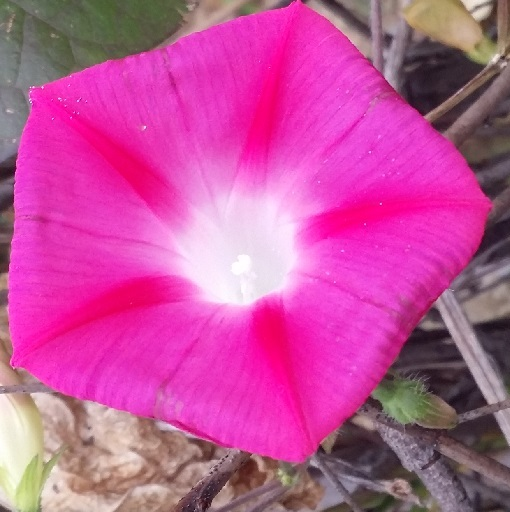
#> input picture data/flower.jpg, 510 x 512 px
$ python 0713.py
#> lines starting #> are read from the running program, lines starting #| are printed output that depends on the picture
# 0713.py
import cv2
import numpy as np
#1
def floodFillPostProcess(src, diff=(2,2,2)):
    img = src.copy()
    rows, cols = img.shape[:2]
    mask   = np.zeros(shape=(rows+2, cols+2), dtype=np.uint8)
    for y in range(rows):
        for x in range(cols):
            if mask[y+1, x+1] == 0:
                r = np.random.randint(256)
                g = np.random.randint(256)
                b = np.random.randint(256)
                cv2.floodFill(img,mask,(x,y),(b,g,r),diff,diff)
    return img
#2
src = cv2.imread('./data/flower.jpg')
#> src is the input picture: shape (512, 510, 3); mean B, G, R 154.9, 82, 193.8
hsv = cv2.cvtColor(src, cv2.COLOR_BGR2HSV)
#> hsv: shape (512, 510, 3); mean H, S, V 130, 136.5, 194.4
dst  = floodFillPostProcess(src)
#> after the loop in floodFillPostProcess, `for y in range(rows):`:
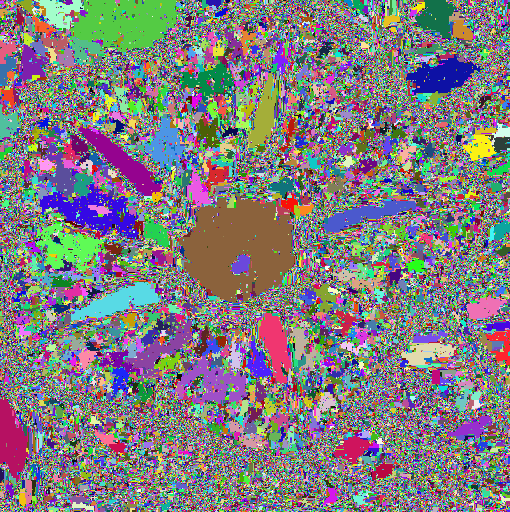
#> img: shape (512, 510, 3); mean B, G, R 127.4, 123.9, 127.5
dst2 = floodFillPostProcess(hsv)
#> after the loop in floodFillPostProcess (call 2), `for y in range(rows):`: img: shape (512, 510, 3); mean H, S, V 124.6, 125.7, 125.5
cv2.imshow('src',src)
cv2.imshow('hsv',hsv)
cv2.imshow('dst',dst)
cv2.imshow('dst2',dst2)
#3
res = cv2.pyrMeanShiftFiltering(src, sp=5, sr=20, maxLevel=4)
dst3 = floodFillPostProcess(res)
#> call 3 of floodFillPostProcess, with diff = (2, 2, 2)
#> after the loop in floodFillPostProcess (call 3), `for y in range(rows):`:
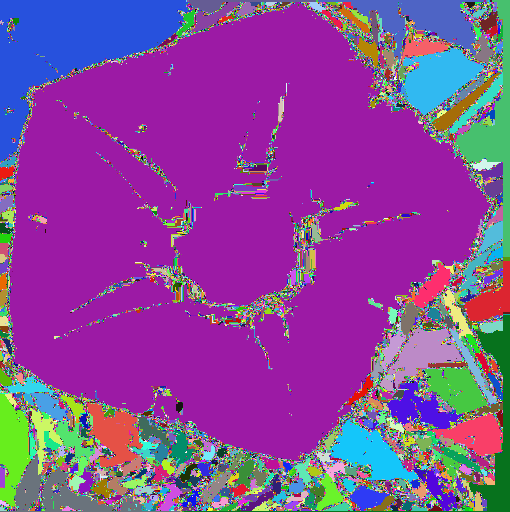
#> img: shape (512, 510, 3); mean B, G, R 153.4, 73.2, 134.9

#4
term_crit=(cv2.TERM_CRITERIA_EPS+cv2.TERM_CRITERIA_MAX_ITER, 10, 2)
#> term_crit = (3, 10, 2)
res2=cv2.pyrMeanShiftFiltering(hsv,sp=5,sr=20,maxLevel=4, termcrit=term_crit)
#> res2: shape (512, 510, 3); mean H, S, V 130.1, 136.7, 194.9
dst4 = floodFillPostProcess(res2)
#> after the loop in floodFillPostProcess (call 4), `for y in range(rows):`: img: shape (512, 510, 3); mean H, S, V 98.1, 93, 174.7

cv2.imshow('res',res)
cv2.imshow('res2',res2)
cv2.imshow('dst3',dst3)
cv2.imshow('dst4',dst4)
cv2.waitKey()
cv2.destroyAllWindows()

$ run again, with data/1209.jpg copied over data/flower.jpg
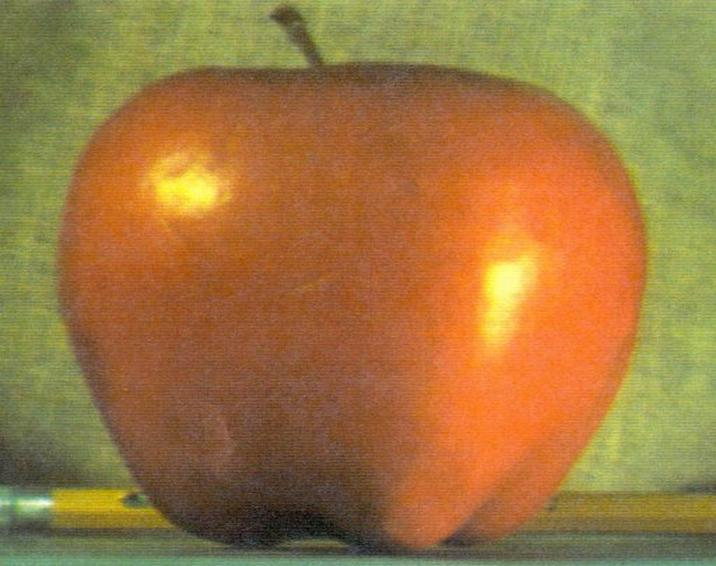
#> input picture data/1209.jpg, 716 x 566 px
#> src is the input picture: shape (566, 716, 3); mean B, G, R 64.8, 119.6, 159.1
#> hsv: shape (566, 716, 3); mean H, S, V 21.7, 145.3, 163
#> after the loop in floodFillPostProcess, `for y in range(rows):`:
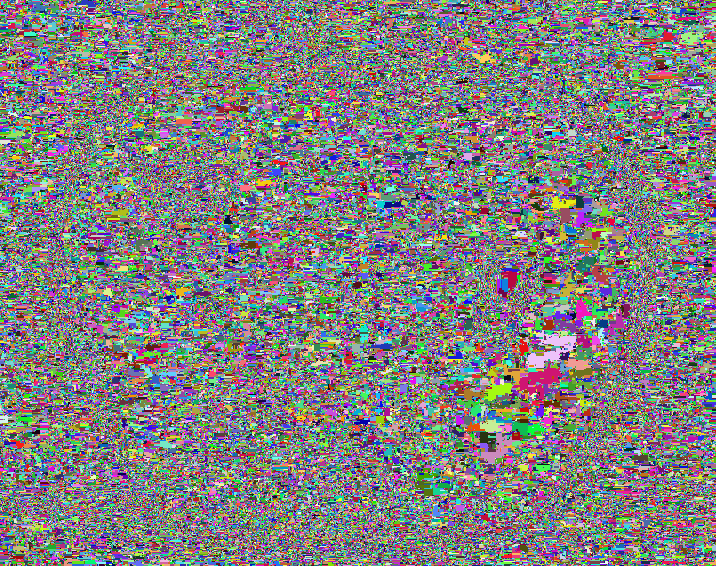
#> img: shape (566, 716, 3); mean B, G, R 127.6, 127.2, 128.4
#> after the loop in floodFillPostProcess (call 3), `for y in range(rows):`:
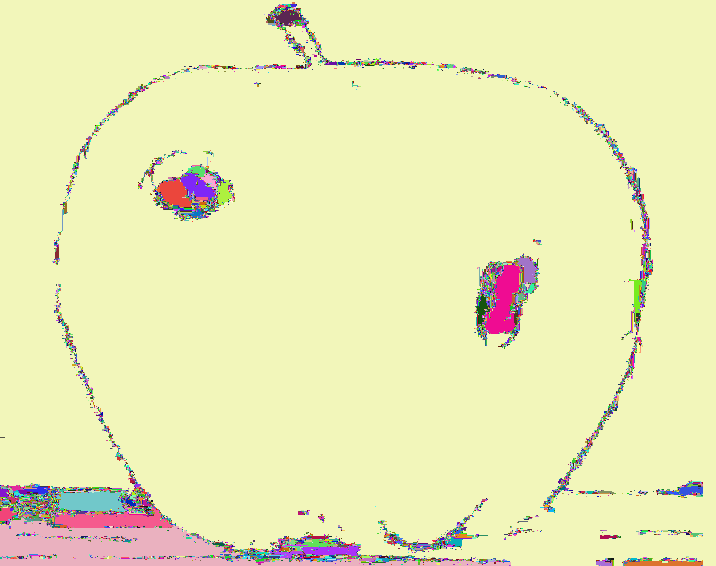
#> img: shape (566, 716, 3); mean B, G, R 182.5, 235.6, 235
#> term_crit = (3, 10, 2)
#> res2: shape (566, 716, 3); mean H, S, V 21.7, 145.4, 163
